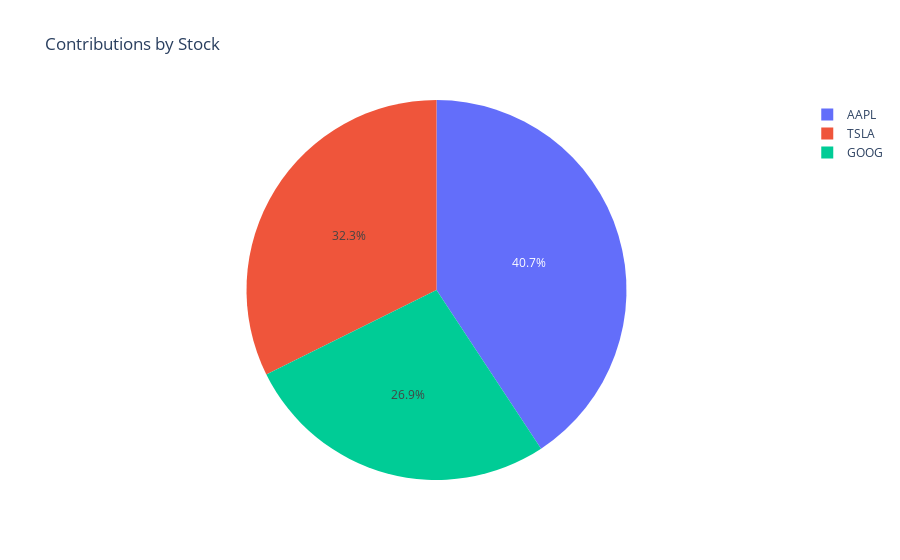

Notebook code cell kept with this figure:
### Code cell
holdings_contribution_pie(current_industry_holdings)

### Figure 1 — Plotly figure (JSON) as saved in the notebook; plotly's stock layout.template omitted (floating-point values rounded to 4 significant figures)
{"data": [{"domain": {"x": [0, 1], "y": [0, 1]}, "hovertemplate": "Ticker=%{label}<br>Cumulative Contributions=%{value}<extra></extra>", "labels": ["AAPL", "GOOG", "TSLA"], "legendgroup": "", "name": "", "showlegend": true, "type": "pie", "values": [13837, 9154.0, 10990.0]}], "layout": {"autosize": true, "legend": {"tracegroupgap": 0}, "title": {"text": "Contributions by Stock"}}}
